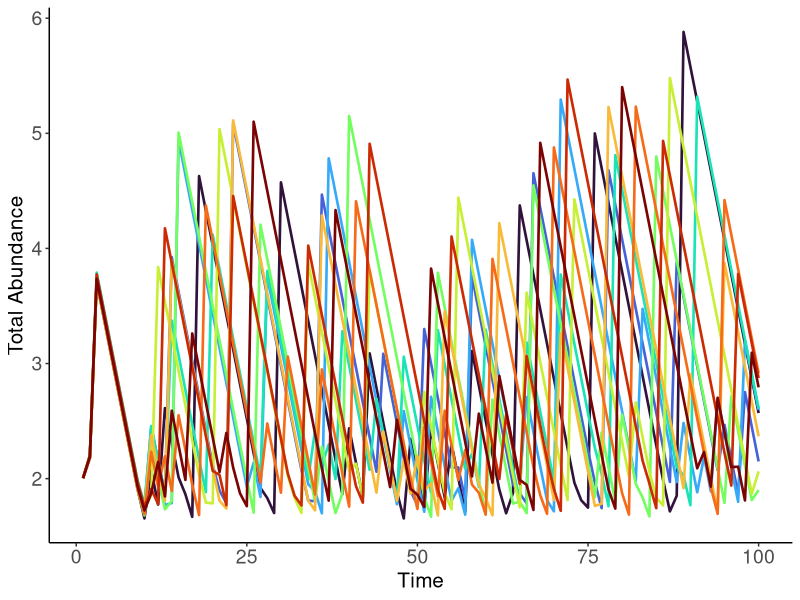

Recreate this plot in R.
library(reshape2)
library(ggplot2)
library(viridis)
#' Calculate the growth rate (r) for all species over time
#'
#'
#'
#' @param n_species The number of species (default = 100)
#' @param times How long the model will run for 
#' @param base_r What is the baseline growth rate for all species 
#' @param sd_shift The SD of the normal distribution (how much does the
#' species deviate)
#' @param sd_env The SD of the environmental noise (how much does the species
#' deviate)

#' @return A matrix with columns as species and the rows as time
#' @export
#'
#' @examples r_matrix(100, 100, 2.5, 1,1)
r_matrix <- function(n_species = 100, times, base_r, sd_shift = 1, sd_env = 1){
  
  #Initialize an empty matrix to be filled with growth rates
  rmat <- matrix(0, nrow = times, ncol = n_species )
  
  # For each species, we give them an intrinsic 'shift' 
  
  for (k in seq(1, n_species)){
    shift = rnorm(1, mean = 0, sd = sd_shift )
    
    rmat[ , k]<- base_r + sin(seq(1, times)/365 + shift) + 
               rnorm(times, mean = 0, sd = sd_env)
  }
  return(rmat)
}


#' Simulate the discrete SIR/Ricker model
#'
#'#Note to damie, recode to get n_species and times variable
#'from the rmatrix itself; also put all parameters into a dataframe
#'for less verbose function inputs
#'
#' @param n_species The number of species (default = 100)
#' @param times  How long the model will run for 
#' @param rmatrix The matrix from `r_matrix `
#' @param beta The transmission coefficient 
#' @param mu Mortality coefficient
#' @param K The carrying capacity
#' @param gamma Recovery rate
#' @param initial_values The number of susceptible individuals to start out with
#' @param delta_T The time step
#'
#' @return A list of three matrices (S, I and R)
#' @export
#'
#' @examples
#' 
ricker_SIR_model <- function(
  n_species, times, rmatrix, 
  beta, mu, d ,K ,
  gamma, initial_values, delta_T){

  #These are the matrix where are tracking the abundance
  compartment_label <- c(
    "S_mat", "I_mat", "R_mat"
  )
  
 #Create the matrix where columns are the number of species
 # and the rows are the number of times
  for (i in 1:length(compartment_label)) {
    assign(
      compartment_label[i],
      matrix(0, nrow = times, ncol =   n_species))
  }

  S_mat[1, ] <- initial_values # Initialize everyone the same
  I_mat[1, ] <- 1 # Initial seed of infection
  
  for (j in seq(1, times - 1)){

  #Total individuals in each species at time j
  N <- S_mat[j, ] + I_mat[j, ] + R_mat[j, ]
  
  #Ricker births 
  new_births <- N * exp(rmatrix[j, ] * (1-(N/K)))
  

  #How many individuals get infected by other individuals both within and
  #between species
  new_infections_sp <- matrix(0, ncol = 1, nrow =   n_species)
  
  for (sp in 1:(n_species)){
    
    new_infections_sp[sp] <- sum(beta * S_mat[j, sp] * I_mat[j, ])
  }
  
  new_deaths_S <- mu * S_mat[j, ]
  new_deaths_I <- mu * I_mat[j, ]
  new_deaths_R <- mu * R_mat[j, ]
  new_recoveries <- gamma * I_mat[j, ]
  
  S_change <- new_births + new_deaths_S - new_infections_sp
  I_change <- new_infections_sp - new_recoveries - new_deaths_I
  R_change <- new_recoveries - new_deaths_R
  

  S_mat[j +1, ] <- S_mat[j, ] +   (S_change * delta_T)
  I_mat[j +1, ] <- I_mat[j, ] +   (I_change * delta_T)
  R_mat[j +1, ] <- R_mat[j, ] +   (R_change * delta_T)
  
  S_mat [S_mat < 0] <- 0
  I_mat [I_mat < 0] <- 0
  R_mat[ R_mat < 0] <- 0


  }
  return(list(S_mat, I_mat, R_mat))  
}

###Example code 

Rmat_test <- r_matrix(n_species = 10, 
                      times = 100, 
                      base_r = 3.5, 
                      sd_shift = 5.5, 
                      sd_env = 0.5)

###Rewrite in rcpp 
model_sim<- ricker_SIR_model(n_species = 10, times = 100, rmatrix = Rmat_test, 
                             beta = 0.1, mu = 0.5,K = 50,
                             gamma = 0.05, 
                             initial_values = 100, 
                             delta_T = 1)

full_SIR_DF <- data.frame(model_sim[[1]]+ model_sim[[2]] + model_sim[[3]])
full_SIR_DF$time <- seq(1, nrow(full_SIR_DF))
full_SIR_DF_melt <- melt(full_SIR_DF, id.vars = 'time')


ggplot(full_SIR_DF_melt, aes(x = time, y = log10(value), color= variable)) + 
  geom_line(size = 0.9) + 
  scale_color_viridis(discrete= TRUE, option = 'turbo') +
  xlab("Time") + 
  ylab("Total Abundance") + 
  theme_classic() + 
  theme(
    axis.text = element_text(size = 14),
    axis.title = element_text(size = 15),
    legend.position = 'none') 

